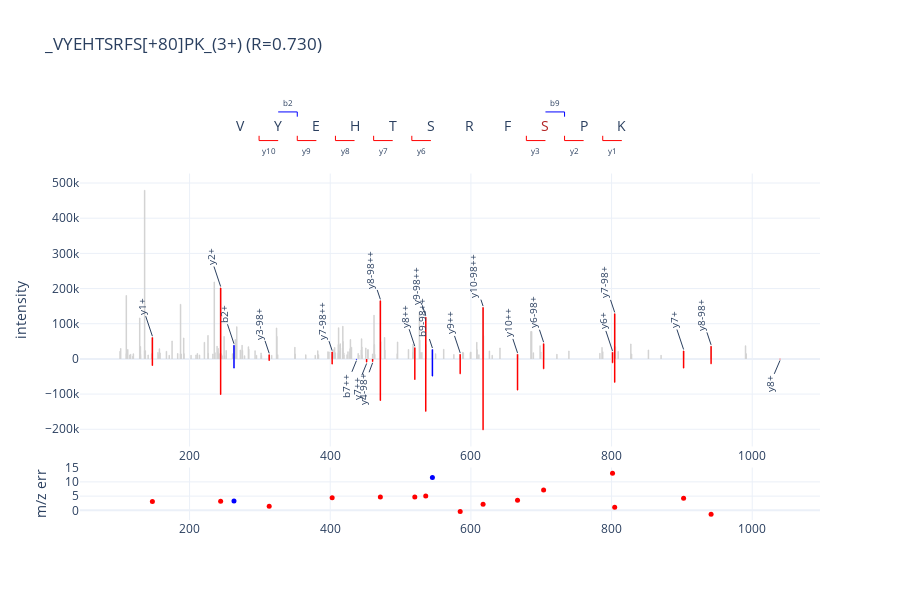

The code cell stored with this chart in its notebook:
### Code cell
from alpharaw.viz.df_utils import make_psm_plot_df_for_peptide

spec_idx = plot_psm.spec_idx.values[0]
peak_mzs, peak_intens = ms_data.get_peaks(spec_idx)

pred_inten_df = model_mgr.predict_ms2(plot_psm)

plot_df = make_psm_plot_df_for_peptide(
    peak_mzs, peak_intens,
    sequence=plot_psm.sequence.values[0],
    mods=plot_psm.mods.values[0],
    mod_sites=plot_psm.mod_sites.values[0],
    charge=plot_psm.charge.values[0],
    charged_frag_types=pred_inten_df.columns.values,
    fragment_intensity_df=pred_inten_df,
)
psm_plotter.plot(plot_df, 
    plot_psm.sequence.values[0], 
    plot_df.modified_sequence.values[0], 
    plot_unmatched_peaks=True
)
